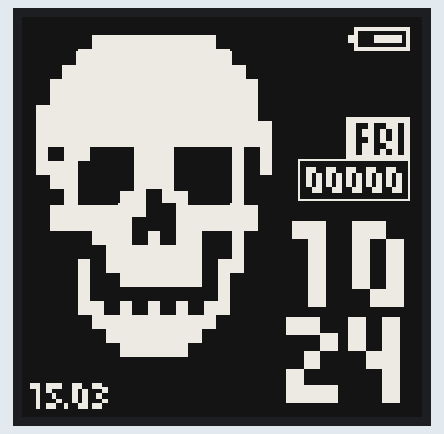
Recording of a sketch running on a simulated ESP32. On the bench: 200×200 one-colour display. The local clock reads 2024-03-15 10:24:30 at power-on unless the sketch sets it.

Above: at 0.6 s.
At 31.3 s:
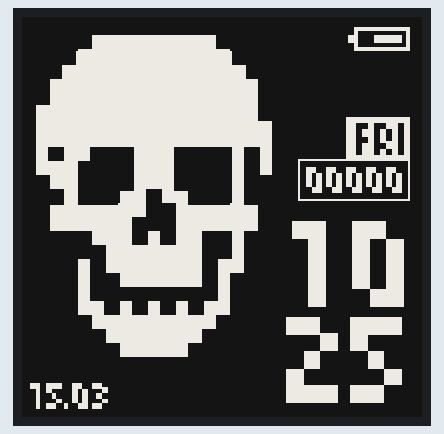
At 91.3 s:
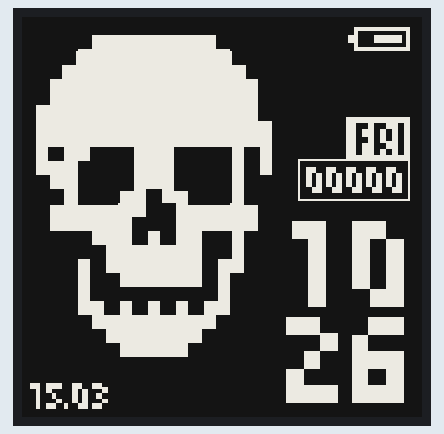

The sketch:

skully.ino
```cpp
#include "skully.h"
#include "settings.h"

Skully watchy(settings);

void setup() {
    watchy.init();
}

void loop() {}
```

skully.cpp
```cpp
#include "skully.h"

void Skully::drawWatchFace() {
    display.fillScreen(GxEPD_BLACK);
    display.drawBitmap(0, 0, pirate, 200, 200, GxEPD_WHITE);
    drawTime();
    drawWDay();
    drawDate();
    drawSteps();
    drawBattery();
  //drawTemperature();

    for (uint8_t i=0; i<3; i++) {
        // Reduce ghosting
        display.display(true);
    }
}

void Skully::drawTime() {
    display.setFont(&GorgeousPixel30pt7b);
    display.setTextColor(GxEPD_WHITE);

    int16_t  xh1, yh1;
    uint16_t wh1, hh1;
    int16_t  xh2, yh2;
    uint16_t wh2, hh2;
    int16_t  xm1, ym1;
    uint16_t wm1, hm1;
    int16_t  xm2, ym2;
    uint16_t wm2, hm2;

    String h = String(currentTime.Hour);
    String m = String(currentTime.Minute);
    String h1 = String(h.substring(0,1));
    String h2 = String(h.substring(1,2));
    String m1 = String(m.substring(0,1));
    String m2 = String(m.substring(1,2));

    display.getTextBounds(String(h1), 0, 0, &xh1, &yh1, &wh1, &hh1);
    display.getTextBounds(String(h2), 0, 0, &xh2, &yh2, &wh2, &hh2);
    display.getTextBounds(String(m1), 0, 0, &xm1, &ym1, &wm1, &hm1);
    display.getTextBounds(String(m2), 0, 0, &xm2, &ym2, &wm2, &hm2);
    display.setCursor(142 - wh1/2, 144);

    if (currentTime.Hour < 10) {
        display.print("0");
        display.setCursor(174 - wh1/2, 144);
        display.print(String(h1));
    } else {
        display.print(String(h1));
        display.setCursor(174 - wh2/2, 144);
        display.print(String(h2));
    }

    display.setCursor(142 - wm1/2, 192);

    if (currentTime.Minute < 10) {
        display.print("0");
        display.setCursor(174 - wm1/2, 192);
        display.print(String(m1));
    } else {
        display.print(String(m1));
        display.setCursor(174 - wm2/2, 192);
        display.print(String(m2));
    }
}

void Skully::drawWDay() {
    display.setFont(&GorgeousPixel11pt7b);
    display.setTextColor(GxEPD_BLACK);

    int16_t  x1, y1;
    uint16_t w, h;
    String dayOfWeek = dayShortStr(currentTime.Wday);
    dayOfWeek.toUpperCase();

    display.getTextBounds(String(dayOfWeek), 0, 0, &x1, &y1, &w, &h);
    display.fillRect(186 - w, 50, w + 8, h + 5, GxEPD_WHITE);
    display.setCursor(189 - w, 68);
    display.println(String(dayOfWeek));
}

void Skully::drawDate() {
    display.setFont(&GorgeousPixel9pt7b);
    display.setTextColor(GxEPD_WHITE);
    display.setCursor(4, 195);

    String monthStr = String(currentTime.Month);
    String dayStr = String(currentTime.Day);
    monthStr = currentTime.Month < 10 ? "0" + monthStr : monthStr;
    dayStr = currentTime.Day < 10 ? "0" + dayStr : dayStr;
    String dateStr = dayStr + "." + monthStr;
    display.print(String(dateStr));
}

void Skully::drawSteps() {
    display.setFont(&GorgeousPixel9pt7b);
    display.setTextColor(GxEPD_WHITE);
    int16_t  x1, y1;
    uint16_t w, h;

    if (currentTime.Hour == 23 && currentTime.Minute == 59) {
        sensor.resetStepCounter();
    }

    uint32_t stepCount = sensor.getCounter();
    char stepStr[32];
    itoa(stepCount, stepStr, 10);
    int stepStrL = strlen(stepStr);
    memset(stepStr, '0', 5);
    itoa(stepCount, stepStr + max(5-stepStrL, 0), 10);

    display.getTextBounds(String(stepStr), 0, 0, &x1, &y1, &w, &h);
    display.drawRect(186 - w, 71, w + 8, h + 8, GxEPD_WHITE);
    display.setCursor(189 - w, 87);
    display.println(stepStr);
}

void Skully::drawBattery() {
    float BATTV = getBatteryVoltage() - 3.60;
    int batt_w = constrain(((33.33 * BATTV) + 0.9), 0, 20);
    display.fillRect(166, 5, 28, 12, GxEPD_WHITE);
    display.fillRect(163, 9, 3, 4, GxEPD_WHITE);
    display.fillRect(168, 7, 24, 8, GxEPD_BLACK);

    if (BATTV > 0) {
        display.fillRect(190 - batt_w, 9, batt_w, 4, GxEPD_WHITE);
    }
}

void Skully::drawTemperature() {
    display.setFont(&GorgeousPixel8pt7b);
    display.setTextColor(GxEPD_WHITE);
    display.setCursor(4, 179);
    uint8_t temperatureRTC = RTC.temperature() / 4;
    if (settings.weatherUnit == "imperial") {
        temperatureRTC = temperatureRTC * (9/5) + 32;
    }

    if (temperatureRTC < 10) {
        display.print("0");
    }

    display.print(temperatureRTC);

    if (settings.weatherUnit == "imperial") {
        display.print("f");
    } else {
        display.print("c");
    }
}
```

skully.h
```cpp
#ifndef SKULLY_H
#define SKULLY_H

#include <Watchy.h>
#include "fonts/GorgeousPixel30pt7b.h"
#include "fonts/GorgeousPixel11pt7b.h"
#include "fonts/GorgeousPixel9pt7b.h"
#include "fonts/GorgeousPixel8pt7b.h"
#include "pirate.h"

class Skully : public Watchy {
    using Watchy::Watchy;
    public:
        void drawWatchFace();
        void drawTime();
        void drawWDay();
        void drawDate();
        void drawSteps();
        void drawTemperature();
        void drawBattery();
};

#endif
```

settings.h
```cpp
#ifndef SETTINGS_H
#define SETTINGS_H

//Weather Settings
#define CITY_ID "5128581" // New York https://openweathermap.org/current#cityid
#define OPENWEATHERMAP_APIKEY "f058fe1cad2afe8e2ddc5d063a64cecb" // use your own API key :)
#define OPENWEATHERMAP_URL "http://api.openweathermap.org/data/2.5/weather?id=" // open weather api
#define TEMP_UNIT "metric" // metric = Celsius , imperial = Fahrenheit
#define TEMP_LANG "en"
#define WEATHER_UPDATE_INTERVAL 30 // must be greater than 5, measured in minutes
//NTP Settings
#define NTP_SERVER "pool.ntp.org"
#define GMT_OFFSET_SEC 3600 * -4 // New York is UTC -4

watchySettings settings{
    .cityID = CITY_ID,
    .weatherAPIKey = OPENWEATHERMAP_APIKEY,
    .weatherURL = OPENWEATHERMAP_URL,
    .weatherUnit = TEMP_UNIT,
    .weatherLang = TEMP_LANG,
    .weatherUpdateInterval = WEATHER_UPDATE_INTERVAL,
    .ntpServer = NTP_SERVER,
    .gmtOffset = GMT_OFFSET_SEC,
};

#endif
```

Source omitted: sPixel11pt7b.h (data table, 15796 bytes), sPixel30pt7b.h (data table, 79893 bytes), usPixel8pt7b.h (data table, 11339 bytes), usPixel9pt7b.h (data table, 12449 bytes), pirate.h (data table, 30357 bytes)

Measured:
- what the display in image 1 shows lasts 60.0 s, from 31.3 s to 91.3 s
